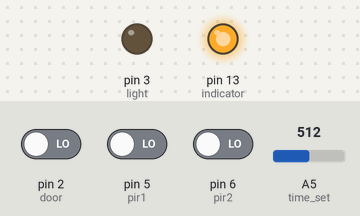
Simulated run of this sketch. Board: Arduino Uno, built with avr-gcc and run on an emulated ATmega328P. On the bench: output pins drawn as LEDs (lit = HIGH). Inputs (shaded band) come from the test bench; at power-on: pin 2 (door) LOW, pin 5 (pir1) LOW, pin 6 (pir2) LOW, A5 (time_set) = 512.

Above: at 1.2 s.
1.3 s: pin 2 (door) driven HIGH
At 1.9 s:
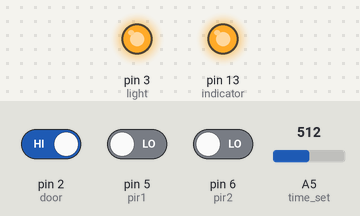
Timing chart, 0 to 4.3 s (numbered marks = the images above; inputs shaded):
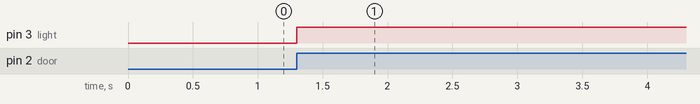

The sketch:

home_automate_outside_light_pir.ino
```cpp
#define indicator 13
#define pir1 5
#define pir2 6
#define time_set A5
#define door 2
#define light 3
#define ldr A0

// long time_val;
long time_on;
int time_org, state = 0;
unsigned long long prev_time = 0;


void setup() {
  // Serial.begin(9600);      for debugging uncomment the serial monitor

  pinMode(indicator,OUTPUT);
  pinMode(pir1,INPUT);
  pinMode(pir2,INPUT);
  pinMode(door,INPUT);
  pinMode(light,OUTPUT);
  pinMode(time_set,INPUT);
  pinMode(ldr,INPUT);


  digitalWrite(indicator,HIGH);

}

void loop() {
  // Serial.print(analogRead(time_set));
  // Serial.print("\t");
  // Serial.print(digitalRead(door));

  // time_val = map(analogRead(time_set), 0, 1023, 120, 1200);

  time_on = map(analogRead(time_set), 0, 1023, 1800, 120) * 1000;

  // Serial.print("\t");
  // Serial.prin/t(time_val);

  // Serial.print("\t");
  // Serial.print(time_on);

  // view original time
  time_org = (time_on/1000)/60;
  // Serial.print("\t");
  // Serial.print(time_org);

  // Serial.print("\t");
  // Serial.print(analogRead(ldr));

  // Serial.print("\t");
  // Serial.print(digitalRead(pir1));

  // Serial.print("\t");
  // Serial.println(digitalRead(pir2));


  // main code
  // for pir 1
  if(digitalRead(pir1) == HIGH && state == 0 && analogRead(ldr) > 100){
    digitalWrite(light,HIGH);
    state = 1;
  }

  // for pir 2
  if(digitalRead(pir2) == HIGH && state == 0 && analogRead(ldr) > 100){
    digitalWrite(light,HIGH);
    state = 1;
  }

  // for door sensor
  if(digitalRead(door) == HIGH && state == 0 && analogRead(ldr) > 100){
    digitalWrite(light,HIGH);
    state = 1;
  }

  if(state == 1){
    if(millis() - prev_time >= time_on){
      digitalWrite(light,LOW);
      prev_time = millis();
      state = 0;
    }
  }

}
```

Measured:
- after the input at 1.3 s, pin 3 (light): LOW → HIGH at once
